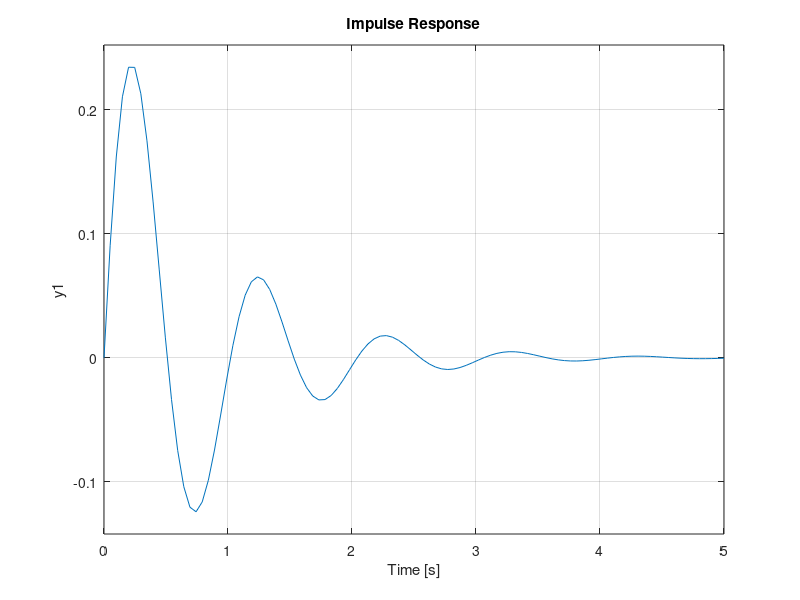
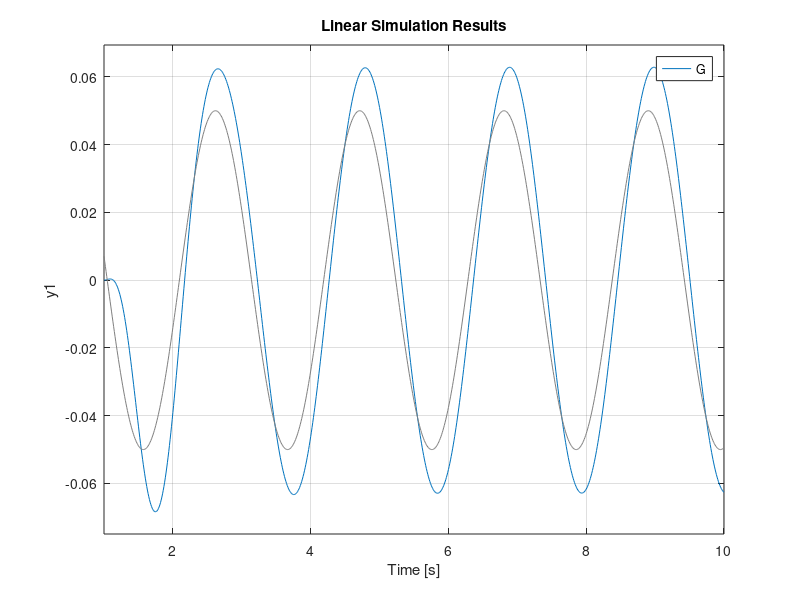

MATLAB code for these plots, in order:
clc;
clear all;
% close all;

%%task 2
t = 1:0.01:10;
excitation_sin = 0.05*sin(3*t);

m_p = 0.16; %kg
c_p = 0.4; %Ns/m
k_p = 6.32; %N/m
w_n = sqrt(k_p/m_p);
zeta= c_p/2*sqrt(k_p*m_p);
% c_p1 = 0;
d_d = 2*zeta*w_n*m_p;
d_p = (w_n)^2*m_p - k_p;
coeff= 0;
% d_d_mat=[0.01 0.1 1 10 100  ];
% d_p_mat=[0.01 0.1 1 10 100  ];
% for l1=1:length(d_d_mat)
%     d_d=d_d_mat(l1);
%  for l2=1:length(d_p_mat)
%     d_p=d_p_mat(l2);
% for d_d=0:0.2:1
%     for d_p=0:0.2:1
% coeff=coeff +1;    
% H = tf([0,2*zeta*w_n,w_n^2],[1,2*zeta*w_n,w_n^2]);
% d_d = 1;
% d_d= 2*m_p*w_n; %crtically damped
% d_p = 0;
G = tf([0,0,k_p],[m_p,d_d,k_p+d_p]);
% bode(G)
figure(1)
impulse(G*0.05) % impulse excitation
hold on;
figure(2)
lsim(G,excitation_sin,t) % sine excitation
hold on;

% impulse(H*0.05,1) % impulse excitation
w_calc= sqrt((k_p+d_p)/m_p);
zeta_calc = d_d / (2*m_p*w_n);
% utsav(1,coeff)=d_d;
% utsav(2,coeff)=d_p;
%  end
% end